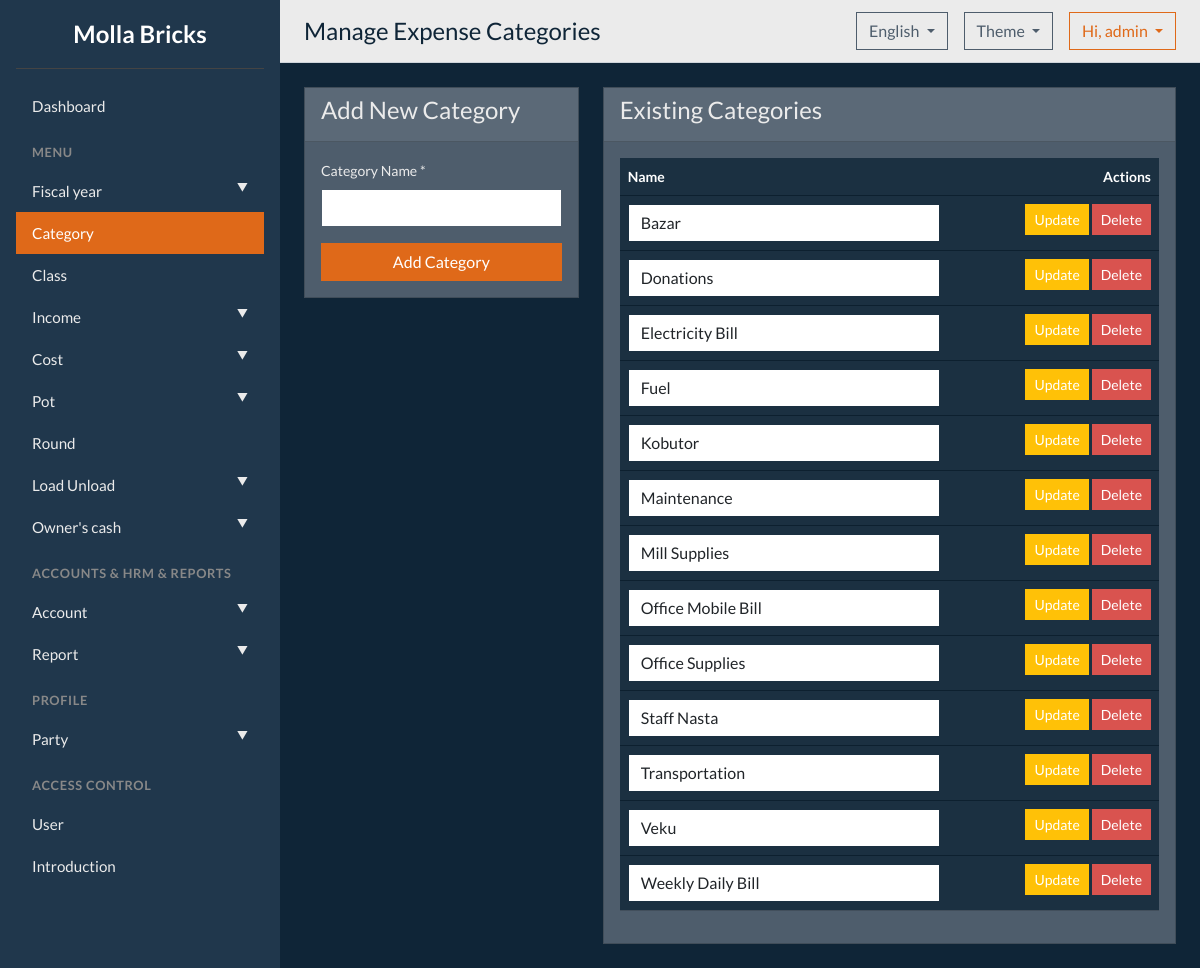
Before: /categories/ (signed in) with the older database file.
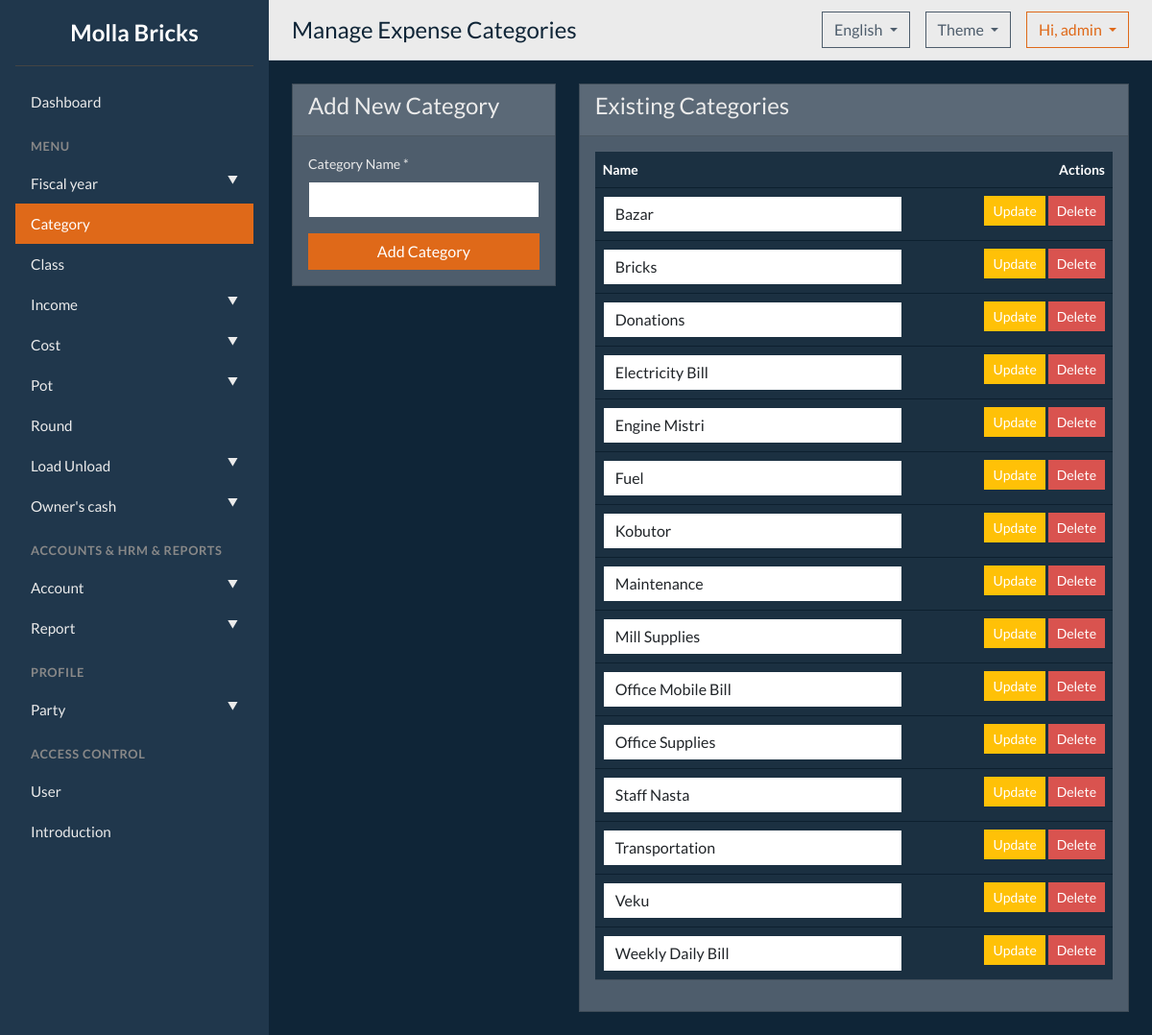
After: the same page with the newer database file.
### tables this page shows
CREATE TABLE users (id INTEGER PRIMARY KEY, username TEXT NOT NULL UNIQUE, password_hash TEXT NOT NULL, role TEXT NOT NULL DEFAULT 'admin');

CREATE TABLE expense_categories (id INTEGER PRIMARY KEY, name TEXT NOT NULL UNIQUE);

### molla_bricks/web/categories.py (the view)
@bp.route('/')
@login_required
def index():
    categories = db_controller_instance.execute_query("SELECT * FROM expense_categories ORDER BY name", fetch="all")
    return render_template('manage_categories.html', categories=categories)

### molla_bricks/core/db/db_controller.py (called while the page is built)
    def execute_query(self, query, params=(), fetch=None):
        try:
            with self.conn:
                cursor = self.conn.cursor()
                cursor.execute(query, params)
                if query.strip().upper().startswith('INSERT'): return cursor.lastrowid
                if query.strip().upper().startswith(('UPDATE', 'DELETE')): return cursor.rowcount
                if fetch == 'one': return cursor.fetchone()
                elif fetch == 'all': return cursor.fetchall()
        except sqlite3.Error as e: logging.error(f"Query Failed: {query} | Params: {params} | Error: {e}"); logging.error(traceback.format_exc()); return None

### molla_bricks/web/__init__.py (called while the page is built)
@login_manager.user_loader
def load_user(user_id):
    from .models import User
    return User.get(user_id)

### molla_bricks/web/models.py (called while the page is built)
    @staticmethod
    def get(user_id):
        query = "SELECT id, username, password_hash FROM users WHERE id = ?"
        user_data = db_controller_instance.execute_query(query, (user_id,), fetch="one")
        if user_data:
            return User(user_data[0], user_data[1], user_data[2])
        return None

### templates/manage_categories.html (shortened to what this page needs)
{% extends "base.html" %}
{% block header_title %}{{ _('Manage Expense Categories') }}{% endblock %}
{% block content %}
<div class="row">
    <div class="col-md-4">
        <div class="card">
            <div class="card-header">
                <h4>{{ _('Add New Category') }}</h4>
            </div>
            <div class="card-body">
                <form method="POST" action="{{ url_for('categories.add_category') }}">
                    <div class="mb-3">
                        <label for="name" class="form-label">{{ _('Category Name') }} *</label>
                        <input type="text" class="form-control" id="name" name="name" required>
                    </div>
                    <button type="submit" class="btn btn-primary w-100">{{ _('Add Category') }}</button>
                </form>
            </div>
        </div>
    </div>
    <div class="col-md-8">
        <div class="card">
            <div class="card-header">
                <h4>{{ _('Existing Categories') }}</h4>
            </div>
            <div class="card-body">
                <table class="table table-hover">
                    <thead>
                        <tr>
                            <th>{{ _('Name') }}</th>
                            <th class="text-end">{{ _('Actions') }}</th>
                        </tr>
                    </thead>
                    <tbody>
                        {% for category in categories %}
                        <tr>
                            <form method="POST" action="{{ url_for('categories.edit_category') }}">
                                <td>
                                    <input type="text" class="form-control" name="name" value="{{ category[1] }}">
                                </td>
                                <td class="text-end">
                                    <button type="submit" class="btn btn-warning btn-sm">{{ _('Update') }}</button>
                                    <a href="#" class="btn btn-danger btn-sm"
                                       onclick="if(confirm('{{ _('Are you sure?') }}')) {
                                           document.getElementById('delete-form-{{ category[0] }}').submit();
                                       }">{{ _('Delete') }}</a>
                                </td>
                            </form>
                        </tr>
                        {% else %}
                        <tr>
                            <td colspan="2" class="text-center">{{ _('No categories found.') }}</td>
                        </tr>
                        {% endfor %}
                    </tbody>
                </table>
            </div>
        </div>
    </div>
</div>
{% endblock %}

### templates/base.html (shortened to what this page needs)
<!doctype html>
{% set theme = session.get('theme', 'superhero') %}
<html lang="{{ session.get('lang', 'en') }}" data-bs-theme="{{ theme }}">
<head>
    <link href="https://cdn.jsdelivr.net/npm/bootswatch@5.3.3/dist/{{ theme }}/bootstrap.min.css" rel="stylesheet">
    <link rel="stylesheet" href="{{ url_for('static', filename='css/style.css') }}">
</head>
<body>
    {% include 'partials/_sidebar.html' %}
    <div class="main-content">
        <header class="header">
            <h4 class="mb-0">{% block header_title %}{% endblock %}</h4>
            <div class="d-flex align-items-center">
                <div class="dropdown me-3">
                    <button class="btn btn-outline-secondary dropdown-toggle" type="button" data-bs-toggle="dropdown">
                      {% if session.get('lang') == 'bn' %} বাংলা {% else %} English {% endif %}
                    </button>
                </div>
                <div class="dropdown me-3">
                   <button class="btn btn-outline-secondary dropdown-toggle" type="button" data-bs-toggle="dropdown">
                       Theme
                   </button>
                </div>
                <div class="dropdown">
                    <button class="btn btn-outline-primary dropdown-toggle" type="button" data-bs-toggle="dropdown">
                        Hi, {{ current_user.username }}
                    </button>
                </div>
            </div>
        </header>
        <main class="page-content">
            {% block content %}{% endblock %}
        </main>
    </div>
</body>
</html>

### templates/partials/_sidebar.html (shortened to what this page needs)
<div class="sidebar">
    <div class="sidebar-header">
        <a href="{{ url_for('dashboard.index') }}">{{ _('Molla Bricks') }}</a>
    </div>
    <ul class="nav nav-pills flex-column">
        <li class="nav-item">
            <a class="nav-link {% if 'dashboard.' in request.endpoint %}active{% endif %}" href="{{ url_for('dashboard.index') }}">
                {{ _('Dashboard') }}
            </a>
        </li>
        <li class="nav-item menu-heading"><span>{{ _('MENU') }}</span></li>
        <li class="nav-item">
            <a class="nav-link {% if 'fiscal_year.' in request.endpoint %}active{% endif %}" data-bs-toggle="collapse" href="#fiscalYearSubmenu" role="button" aria-expanded="{% if 'fiscal_year.' in request.endpoint %}true{% else %}false{% endif %}">
                <span class="submenu-toggle">{{ _('Fiscal year') }}</span>
            </a>
        </li>
        <li class="nav-item">
            <a class="nav-link {% if 'categories.' in request.endpoint %}active{% endif %}" href="{{ url_for('categories.index') }}">{{ _('Category') }}</a>
        </li>
        <li class="nav-item">
            <a class="nav-link {% if 'brick_types.' in request.endpoint %}active{% endif %}" href="{{ url_for('brick_types.index') }}">{{ _('Class') }}</a>
        </li>
        <li class="nav-item">
            <a class="nav-link {% if 'sales.' in request.endpoint or 'dues.' in request.endpoint %}active{% endif %}" data-bs-toggle="collapse" href="#incomeSubmenu" role="button" aria-expanded="false">
                <span class="submenu-toggle">{{ _('Income') }}</span>
            </a>
        </li>
        <li class="nav-item">
            <a class="nav-link {% if 'expenses.' in request.endpoint or 'salary.' in request.endpoint %}active{% endif %}" data-bs-toggle="collapse" href="#costSubmenu" role="button" aria-expanded="false">
                <span class="submenu-toggle">{{ _('Cost') }}</span>
            </a>
        </li>
        <li class="nav-item">
            <a class="nav-link {% if 'pot.' in request.endpoint %}active{% endif %}" data-bs-toggle="collapse" href="#potSubmenu" role="button" aria-expanded="{% if 'pot.' in request.endpoint %}true{% else %}false{% endif %}">
                <span class="submenu-toggle">{{ _('Pot') }}</span>
            </a>
        </li>
        <li class="nav-item">
            <a class="nav-link {% if 'round.' in request.endpoint %}active{% endif %}" href="{{ url_for('round.index') }}">
                {{ _('Round') }}
            </a>
        </li>
        <li class="nav-item">
            <a class="nav-link {% if 'load_unload.' in request.endpoint %}active{% endif %}" data-bs-toggle="collapse" href="#loadUnloadSubmenu" role="button" aria-expanded="{% if 'load_unload.' in request.endpoint %}true{% else %}false{% endif %}">
                <span class="submenu-toggle">{{ _('Load Unload') }}</span>
            </a>
        </li>
        <li class="nav-item">
            <a class="nav-link {% if 'owner.' in request.endpoint %}active{% endif %}" data-bs-toggle="collapse" href="#ownerSubmenu" role="button" aria-expanded="{% if 'owner.' in request.endpoint %}true{% else %}false{% endif %}">
                <span class="submenu-toggle">{{ _('Owner\'s cash') }}</span>
            </a>
        </li>
        <li class="nav-item menu-heading"><span>{{ _('ACCOUNTS & HRM & REPORTS') }}</span></li>
        <li class="nav-item">
            <a class="nav-link " data-bs-toggle="collapse" href="#accountSubmenu" role="button" aria-expanded="{% if 'accounts.' in request.endpoint or 'ledger.' in request.endpoint or 'transactions.' in request.endpoint or 'reports.brick_statement' in request.endpoint %}true{% else %}false{% endif %}">
                <span class="submenu-toggle">{{ _('Account') }}</span>
            </a>
        </li>
        <li class="nav-item">
            <a class="nav-link " data-bs-toggle="collapse" href="#reportSubmenu" role="button" aria-expanded="{% if 'insights.' in request.endpoint or 'reports.' in request.endpoint %}true{% else %}false{% endif %}">
                <span class="submenu-toggle">{{ _('Report') }}</span>
            </a>
        </li>
        <li class="nav-item menu-heading"><span>{{ _('PROFILE') }}</span></li>
        <li class="nav-item">
            <a class="nav-link {% if 'customers.' in request.endpoint %}active{% endif %}" data-bs-toggle="collapse" href="#partySubmenu" role="button" aria-expanded="{% if 'customers.' in request.endpoint %}true{% else %}false{% endif %}">
                <span class="submenu-toggle">{{ _('Party') }}</span>
            </a>
        </li>
        <li class="nav-item menu-heading"><span>{{ _('ACCESS CONTROL') }}</span></li>
        <li class="nav-item">
            <a class="nav-link" href="#">{{ _('User') }}</a>
        </li>
        <li class="nav-item">
            <a class="nav-link" href="#">{{ _('Introduction') }}</a>
        </li>
    </ul>
</div>

### molla_bricks/web/static/css/style.css (style rules this page uses)
body { display: flex; height: 100vh; overflow: hidden; }
.sidebar { width: 280px; flex-shrink: 0; background-color: var(--bs-dark); padding: 1rem; overflow-y: auto; }
.sidebar-header { padding-bottom: 1rem; margin-bottom: 1rem; border-bottom: 1px solid #444; text-align: center; }
.sidebar-header a { font-size: 1.5rem; font-weight: bold; color: #fff; text-decoration: none; }
.sidebar .nav-link { font-size: 0.95rem; padding: 0.6rem 1rem; }
.sidebar .menu-heading { font-size: 0.8rem; font-weight: bold; color: #888; text-transform: uppercase; padding: 1rem 1rem 0.5rem; letter-spacing: 0.05em; }
.sidebar .nav-link .submenu-toggle::after { content: ' \25BC'; float: right; font-size: 0.7rem; transition: transform 0.2s; }
.main-content { flex-grow: 1; display: flex; flex-direction: column; height: 100vh; background-color: var(--bs-body-bg); }
.header { flex-shrink: 0; background-color: var(--bs-body-color); color: var(--bs-body-bg); border-bottom: 1px solid var(--bs-border-color); padding: 0.75rem 1.5rem; display: flex; justify-content: space-between; align-items: center; }
.page-content { flex-grow: 1; overflow-y: auto; padding: 1.5rem; }

Changed rows visible on the page:
added expense_categories: name "Bricks"
added expense_categories: name "Engine Mistri"
